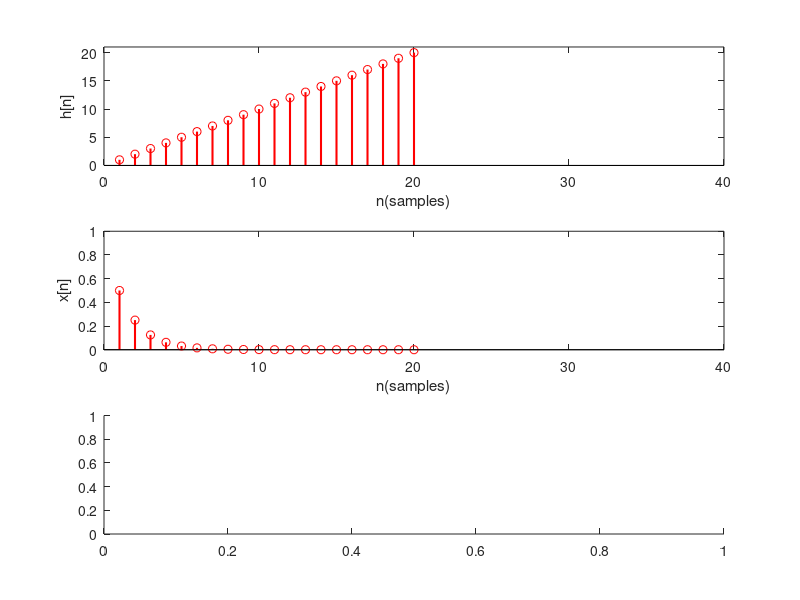

MATLAB code for this plot: (Note: this script raises an error after producing the figure.)
% Author : Malitha Dilshan
% Title  : Exercise 02-part b
% Date   : 2017-09-26

h = 1:20;  % h[n] for n>0 
x = (0.5).^h;  % x[n] 
% display(x);


% define plot
subplot(3,1,1)
stem(h,'r','linewidth',1.5);
axis([0 40 0 21]);
xlabel('n(samples)');
ylabel('h[n]');

subplot(3,1,2)
stem(x,'r','linewidth',1.5);
axis([0 40 0 1]);
xlabel('n(samples)');
ylabel('x[n]');

subplot(3,1,3)
z = findConvolution(x,h);
display(z);
stem(z,'r','linewidth',1.5);
axis([0 40 0 20]);
xlabel('n(samples)');
ylabel('x[n]*h[n]');

